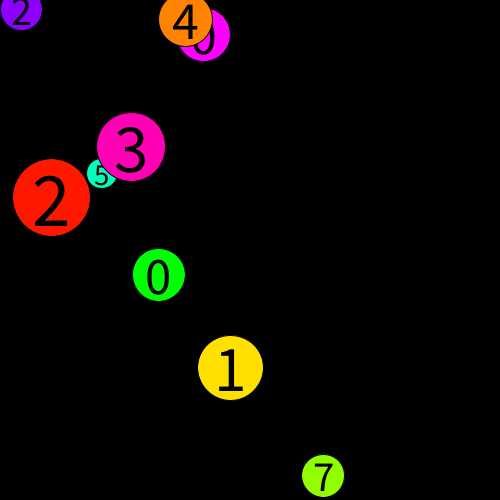
Frame 1 (no input)
Frame 60 (the mouse pressed at the canvas centre just before this capture): identical to frame 1, image omitted
Frame 120 (the mouse held since frame 60 and released just before this capture): identical to frame 1, image omitted

The Processing sketch that drew this single still picture (run headless with seeded random() and noise(); from frame 60 on, the mouse is pressed at the canvas centre):

// Processing sketch: processing_157216
// ── processing_157216.pde

int nBalls = 9;
//Letter
float[] letterSize = new float[nBalls];
float[] posX = new float[nBalls];
float[] posY = new float[nBalls];
float[] speedY = new float[nBalls];
float[] speedX = new float[nBalls];
float[] hue = new float[nBalls];
int[] myNumber = new int[nBalls];
boolean[] isMoving = new boolean[nBalls];

float gravity = 0.1; 

void setup() {  // this is run once.   
  size(500, 500);
  colorMode(HSB);
  for (int i = 0; i < nBalls; i++) {
    posX[i] = random(width);    
    letterSize[i] = random(30, 80);
    posY[i] = random(height);
    speedY[i] = 0;
    speedX[i] = 0;        
    hue[i] = random(255);
    myNumber[i] = int(random(0, 9));
  }
} 

void draw() {  // this is run repeatedly.  
  background(0);

  for (int i = 0; i < nBalls; i++) {
    checkBoundaries(i);
    applyPhysics(i);    
    checkMousePosition(i);  
    checkOtherBalls(i);  
  }
}

void checkBoundaries(int _i) {
  //Boundaries
  //GROUND
  if (posY[_i] + letterSize[_i]/2 >= height) {    //touching the ground
    //Set the position to the ground so the object doesn't get stuck
    posY[_i] = height - letterSize[_i]/2;
    if (speedY[_i] > 1) {
      speedY[_i] = -speedY[_i] * 0.8;
    } else {
      speedY[_i] = 0;
    }
  }
  //SIDES
  //right side
  if (posX[_i] + letterSize[_i]/2 >= width) {
    //Set the position to the right side so the object doesn't get stuck
    posX[_i] = width - letterSize[_i]/2;       
    speedX[_i] = -speedX[_i] * 0.8;
    //left side
  } else if (posX[_i] - letterSize[_i]/2 <= 0) {
    //Set the position to the right side so the object doesn't get stuck
    posX[_i] = letterSize[_i]/2;       
    speedX[_i] = -speedX[_i] * 0.8;
  }
}

void checkOtherBalls(int _i){
for (int j = 0; j < nBalls; j++ ) {
      if ( j != _i ) {
        float d = dist(posX[_i], posY[_i], posX[j], posY[j]);
        if (d < letterSize[j]/2 + letterSize[_i]/2) {
          posX[_i] = posX[_i] - speedX[_i] * 2;
          posY[_i] = posY[_i] - speedY[_i] *2 ;
          speedX[_i] = -speedX[_i];// * 0.4;
          speedY[_i] = -speedY[_i];// * 0.4;

          posX[j] = posX[j] - speedX[j] * 2;
          posY[j] = posY[j] - speedY[j] * 2;
          speedX[j] = -speedX[j];// * 0.4;
          speedY[j] = -speedY[j];// * 0.4;
        }
      }
    }
    
    speedX[_i] -= speedX[_i] * 0.01;
    speedY[_i] -= speedY[_i] * 0.01;
}

void applyPhysics(int _i) {
  //Acceleration (gravity)
  if (isMoving[_i] == true) {
    speedY[_i] = speedY[_i] + gravity;
  }

  //Move!
  posX[_i] = posX[_i] + speedX[_i];    
  posY[_i] = posY[_i] + speedY[_i];
}

void checkMousePosition(int _i) {
  //Check mouse position
  float saturation = 255;
  float myDistance = dist(mouseX, mouseY, posX[_i], posY[_i]);
  if (myDistance < letterSize[_i]/2) {
    saturation = 150;
    if (mousePressed) {
      posX[_i] = mouseX;
      posY[_i] = mouseY;
    } else {
      isMoving[_i] = true;
      speedX[_i] = mouseX - pmouseX;
      speedY[_i] = mouseY - pmouseY;
    }
  }

  //NEW STUFF!!!
  //I'm calling drawCircle from inside checkMousePosition because saturation is a LOCAL variable — that is, it only exists here inside this function
  drawCircle(_i, saturation);
}

void drawCircle(int _i, float _saturation) {
  //Draw
  fill(hue[_i], _saturation, 255);
  ellipse(posX[_i], posY[_i], letterSize[_i], letterSize[_i]);
  fill(0);
  textSize(letterSize[_i]);
  textAlign(CENTER, CENTER);
  text(myNumber[_i], posX[_i], posY[_i]);
}
